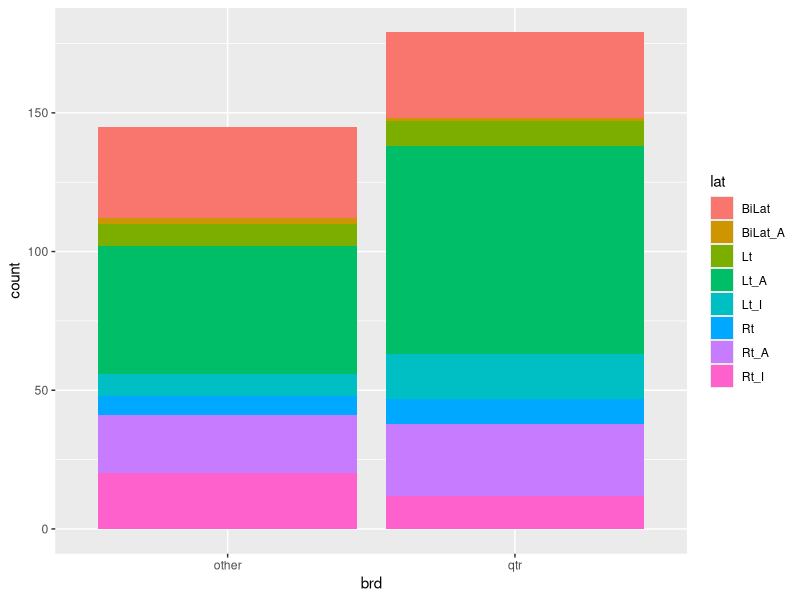
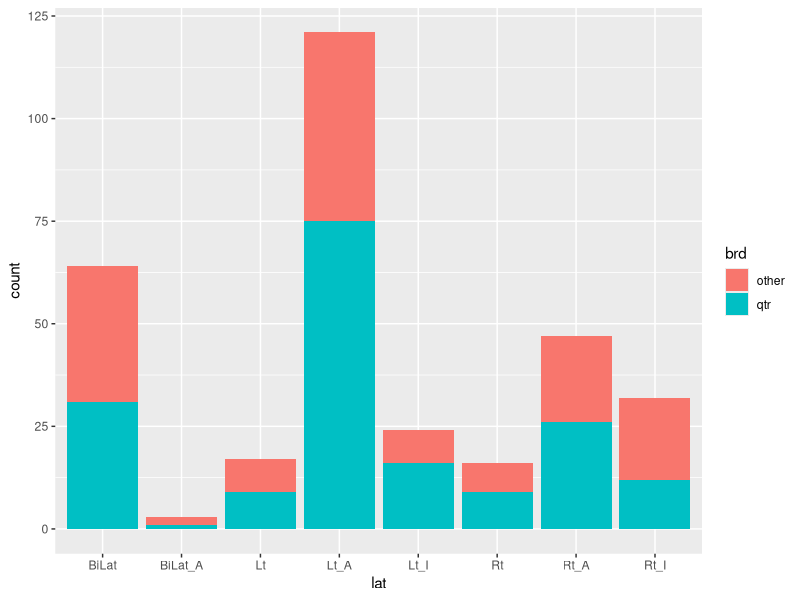
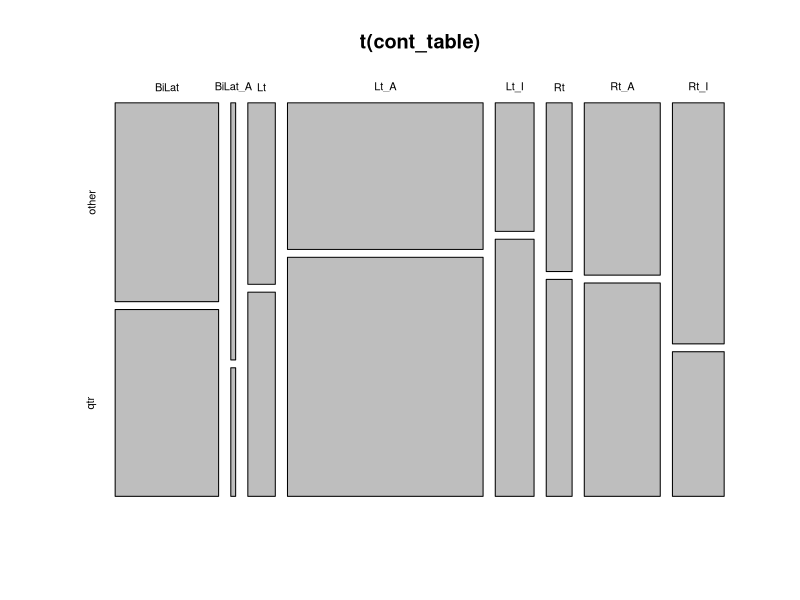
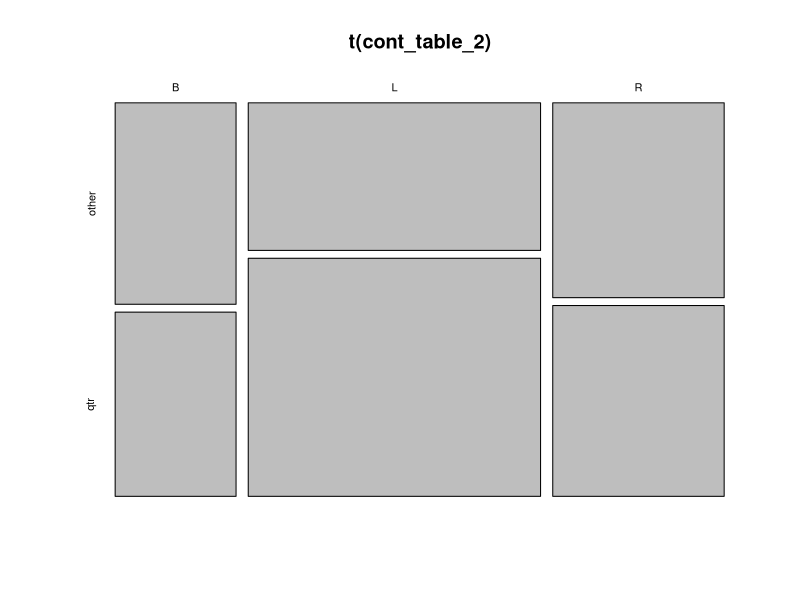
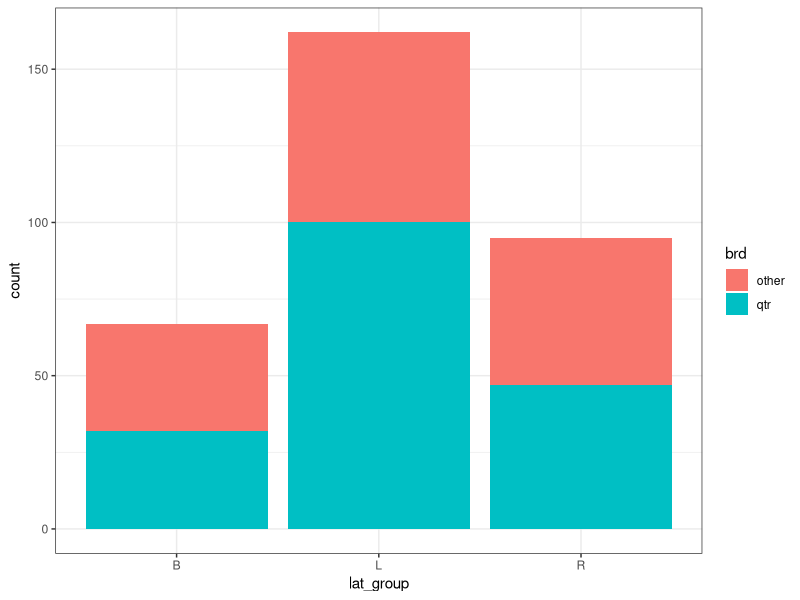

Here is the R script that generated these plots, in order:
library(ggplot2)
library(magrittr)
library(tidyverse)


getwd()
setwd("~/SynologyDrive/GreggDrive/Other Stats/Fain_Hend_crypt_23")
data <- read.csv(file="crypt_data.csv", colClasses = c("integer",
                                                       "NULL",
                                                       "factor",
                                                       "NULL",
                                                       "factor"))
head(data)
str(data)
t.test(wt ~ brd, data = data)                                                   #check that weight between groups is not different

  #plot laterality by breed
p1 <- ggplot(data=data, aes(brd, fill=lat))
p1 + geom_bar(position="stack")

p2 <- ggplot(data=data, aes(lat, fill=brd))
p2 + geom_bar(position="stack")

cont_table <- table(data$brd, data$lat)
cont_table

chisq.test(cont_table)
mosaicplot(t(cont_table))

data <- data %>%                                                                #combine into 3 groups (L, R, Bilat)
  mutate(lat_group = substr(lat, 1, 1))

cont_table_2 <- table(data$brd, data$lat_group)                                 #create new contingency table with 3 groups
cont_table_2

chisq.test(cont_table_2)                                                        #check for significant differences
fisher.test(cont_table_2)
mosaicplot(t(cont_table_2))

p3 <- ggplot(data=data, aes(lat_group, fill=brd))
p3 + geom_bar(position="stack") +
  theme_bw()

  #need logistic regression model to get OR for individual laterality
t1 <- as.data.frame.table(cont_table_2)                                         #create tall data from contingency table
colnames(t1) <- c("brd", "lat", "freq")
str(t1) #check to make sure table looks correct

model1 <- glm(brd ~ lat, family=binomial, data=t1, weights=freq)                #create model and view log odds ratios
summary(model1)
confint(model1)
  #OR table
t2 <- exp(cbind(OddsRatio=coef(model1), confint(model1))) %>%                   #extract odds ratios and confidence intervals
  round(digits=4)
t2[c(2,3),]
